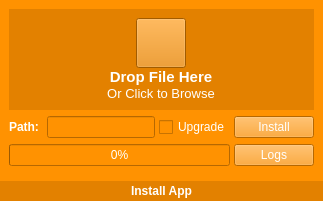
                    <widget class="QWidget" name="widget_17" native="true">
                     <layout class="QVBoxLayout" name="verticalLayout_14">
                      <property name="spacing">
                       <number>0</number>
                      </property>
                      <property name="leftMargin">
                       <number>0</number>
                      </property>
                      <property name="topMargin">
                       <number>0</number>
                      </property>
                      <property name="rightMargin">
                       <number>0</number>
                      </property>
                      <property name="bottomMargin">
                       <number>0</number>
                      </property>
                      <item>
                       <widget class="QWidget" name="widget_18" native="true">
                        <property name="styleSheet">
                         <string notr="true">background-color: rgb(255, 146, 1);
color: rgb(255, 255, 255);</string>
                        </property>
                        <layout class="QVBoxLayout" name="verticalLayout_15">
                         <item>
                          <widget class="QWidget" name="installDrop" native="true">
                           <property name="sizePolicy">
                            <sizepolicy hsizetype="Preferred" vsizetype="Preferred">
                             <horstretch>0</horstretch>
                             <verstretch>0</verstretch>
                            </sizepolicy>
                           </property>
                           <property name="styleSheet">
                            <string notr="true">background-color: rgb(227, 129, 0);</string>
                           </property>
                           <layout class="QHBoxLayout" name="horizontalLayout_13">
                            <item>
                             <widget class="QWidget" name="widget_24" native="true">
                              <property name="sizePolicy">
                               <sizepolicy hsizetype="Fixed" vsizetype="Fixed">
                                <horstretch>0</horstretch>
                                <verstretch>0</verstretch>
                               </sizepolicy>
                              </property>
                              <layout class="QVBoxLayout" name="verticalLayout_16">
                               <property name="spacing">
                                <number>0</number>
                               </property>
                               <property name="leftMargin">
                                <number>0</number>
                               </property>
                               <property name="topMargin">
                                <number>0</number>
                               </property>
                               <property name="rightMargin">
                                <number>0</number>
                               </property>
                               <property name="bottomMargin">
                                <number>0</number>
                               </property>
                               <item>
                                <widget class="QWidget" name="widget_25" native="true">
                                 <layout class="QHBoxLayout" name="horizontalLayout_12">
                                  <property name="spacing">
                                   <number>0</number>
                                  </property>
                                  <property name="leftMargin">
                                   <number>0</number>
                                  </property>
                                  <property name="topMargin">
                                   <number>0</number>
                                  </property>
                                  <property name="rightMargin">
                                   <number>0</number>
                                  </property>
                                  <property name="bottomMargin">
                                   <number>0</number>
                                  </property>
                                  <item>
                                   <widget class="QPushButton" name="pushButton_3">
                                    <property name="sizePolicy">
                                     <sizepolicy hsizetype="Fixed" vsizetype="Fixed">
                                      <horstretch>0</horstretch>
                                      <verstretch>0</verstretch>
                                     </sizepolicy>
                                    </property>
                                    <property name="minimumSize">
                                     <size>
                                      <width>50</width>
                                      <height>50</height>
                                     </size>
                                    </property>
                                    <property name="styleSheet">
                                     <string notr="true">border-image: url(:/res/Assets/download.png);</string>
                                    </property>
                                    <property name="text">
                                     <string/>
                                    </property>
                                   </widget>
                                  </item>
                                 </layout>
                                </widget>
                               </item>
                               <item>
                                <widget class="QLabel" name="label_15">
                                 <property name="font">
                                  <font>
                                   <pointsize>11</pointsize>
                                   <weight>75</weight>
                                   <bold>true</bold>
                                  </font>
                                 </property>
                                 <property name="text">
                                  <string>Drop File Here</string>
                                 </property>
                                 <property name="alignment">
                                  <set>Qt::AlignCenter</set>
                                 </property>
                                </widget>
                               </item>
                               <item>
                                <widget class="QLabel" name="label_16">
                                 <property name="font">
                                  <font>
                                   <pointsize>10</pointsize>
                                  </font>
                                 </property>
                                 <property name="text">
                                  <string>Or Click to Browse</string>
                                 </property>
                                 <property name="alignment">
                                  <set>Qt::AlignCenter</set>
                                 </property>
                                </widget>
                               </item>
                              </layout>
                             </widget>
                            </item>
                           </layout>
                          </widget>
                         </item>
                         <item>
                          <widget class="QWidget" name="widget_26" native="true">
                           <property name="sizePolicy">
                            <sizepolicy hsizetype="Preferred" vsizetype="Fixed">
                             <horstretch>0</horstretch>
                             <verstretch>0</verstretch>
                            </sizepolicy>
                           </property>
                           <layout class="QHBoxLayout" name="horizontalLayout_14">
                            <property name="spacing">
                             <number>4</number>
                            </property>
                            <property name="leftMargin">
                             <number>0</number>
                            </property>
                            <property name="topMargin">
                             <number>0</number>
                            </property>
                            <property name="rightMargin">
                             <number>0</number>
                            </property>
                            <property name="bottomMargin">
                             <number>0</number>
                            </property>
                            <item>
                             <widget class="QLabel" name="label_17">
                              <property name="sizePolicy">
                               <sizepolicy hsizetype="Fixed" vsizetype="Fixed">
                                <horstretch>0</horstretch>
                                <verstretch>0</verstretch>
                               </sizepolicy>
                              </property>
                              <property name="font">
                               <font>
                                <weight>75</weight>
                                <bold>true</bold>
                               </font>
                              </property>
                              <property name="text">
                               <string>Path: </string>
                              </property>
                             </widget>
                            </item>
                            <item>
                             <widget class="QLineEdit" name="installPath">
                              <property name="sizePolicy">
                               <sizepolicy hsizetype="Preferred" vsizetype="Fixed">
                                <horstretch>0</horstretch>
                                <verstretch>0</verstretch>
                               </sizepolicy>
                              </property>
                              <property name="styleSheet">
                               <string notr="true">border-color: rgb(255, 146, 1);</string>
                              </property>
                             </widget>
                            </item>
                            <item>
                             <widget class="QCheckBox" name="upgrade">
                              <property name="sizePolicy">
                               <sizepolicy hsizetype="Fixed" vsizetype="Fixed">
                                <horstretch>0</horstretch>
                                <verstretch>0</verstretch>
                               </sizepolicy>
                              </property>
                              <property name="text">
                               <string>Upgrade</string>
                              </property>
                             </widget>
                            </item>
                            <item>
                             <widget class="QPushButton" name="installBtn">
                              <property name="sizePolicy">
                               <sizepolicy hsizetype="Fixed" vsizetype="Fixed">
                                <horstretch>0</horstretch>
                                <verstretch>0</verstretch>
                               </sizepolicy>
                              </property>
                              <property name="text">
                               <string>Install</string>
                              </property>
                             </widget>
                            </item>
                           </layout>
                          </widget>
                         </item>
                         <item>
                          <widget class="QWidget" name="widget_27" native="true">
                           <property name="sizePolicy">
                            <sizepolicy hsizetype="Preferred" vsizetype="Fixed">
                             <horstretch>0</horstretch>
                             <verstretch>0</verstretch>
                            </sizepolicy>
                           </property>
                           <layout class="QHBoxLayout" name="horizontalLayout_15">
                            <property name="spacing">
                             <number>4</number>
                            </property>
                            <property name="leftMargin">
                             <number>0</number>
                            </property>
                            <property name="topMargin">
                             <number>0</number>
                            </property>
                            <property name="rightMargin">
                             <number>0</number>
                            </property>
                            <property name="bottomMargin">
                             <number>0</number>
                            </property>
                            <item>
                             <widget class="QProgressBar" name="installBar">
                              <property name="sizePolicy">
                               <sizepolicy hsizetype="Preferred" vsizetype="Fixed">
                                <horstretch>0</horstretch>
                                <verstretch>0</verstretch>
                               </sizepolicy>
                              </property>
                              <property name="value">
                               <number>0</number>
                              </property>
                             </widget>
                            </item>
                            <item>
                             <widget class="QPushButton" name="installLogs">
                              <property name="sizePolicy">
                               <sizepolicy hsizetype="Fixed" vsizetype="Fixed">
                                <horstretch>0</horstretch>
                                <verstretch>0</verstretch>
                               </sizepolicy>
                              </property>
                              <property name="text">
                               <string>Logs</string>
                              </property>
                             </widget>
                            </item>
                           </layout>
                          </widget>
                         </item>
                         <item>
                          <widget class="QWidget" name="widget_22" native="true">
                           <property name="sizePolicy">
                            <sizepolicy hsizetype="Preferred" vsizetype="Fixed">
                             <horstretch>0</horstretch>
                             <verstretch>0</verstretch>
                            </sizepolicy>
                           </property>
                           <layout class="QHBoxLayout" name="horizontalLayout_10">
                            <property name="spacing">
                             <number>0</number>
                            </property>
                            <property name="leftMargin">
                             <number>0</number>
                            </property>
                            <property name="topMargin">
                             <number>0</number>
                            </property>
                            <property name="rightMargin">
                             <number>0</number>
                            </property>
                            <property name="bottomMargin">
                             <number>0</number>
                            </property>
                           </layout>
                          </widget>
                         </item>
                        </layout>
                       </widget>
                      </item>
                      <item>
                       <widget class="QLabel" name="label_12">
                        <property name="sizePolicy">
                         <sizepolicy hsizetype="Preferred" vsizetype="Fixed">
                          <horstretch>0</horstretch>
                          <verstretch>0</verstretch>
                         </sizepolicy>
                        </property>
                        <property name="minimumSize">
                         <size>
                          <width>0</width>
                          <height>20</height>
                         </size>
                        </property>
                        <property name="font">
                         <font>
                          <weight>75</weight>
                          <bold>true</bold>
                         </font>
                        </property>
                        <property name="styleSheet">
                         <string notr="true">background-color: rgb(227, 129, 0);
color: rgb(255, 255, 255);</string>
                        </property>
                        <property name="text">
                         <string>Install App</string>
                        </property>
                        <property name="alignment">
                         <set>Qt::AlignCenter</set>
                        </property>
                       </widget>
                      </item>
                     </layout>
                    </widget>
